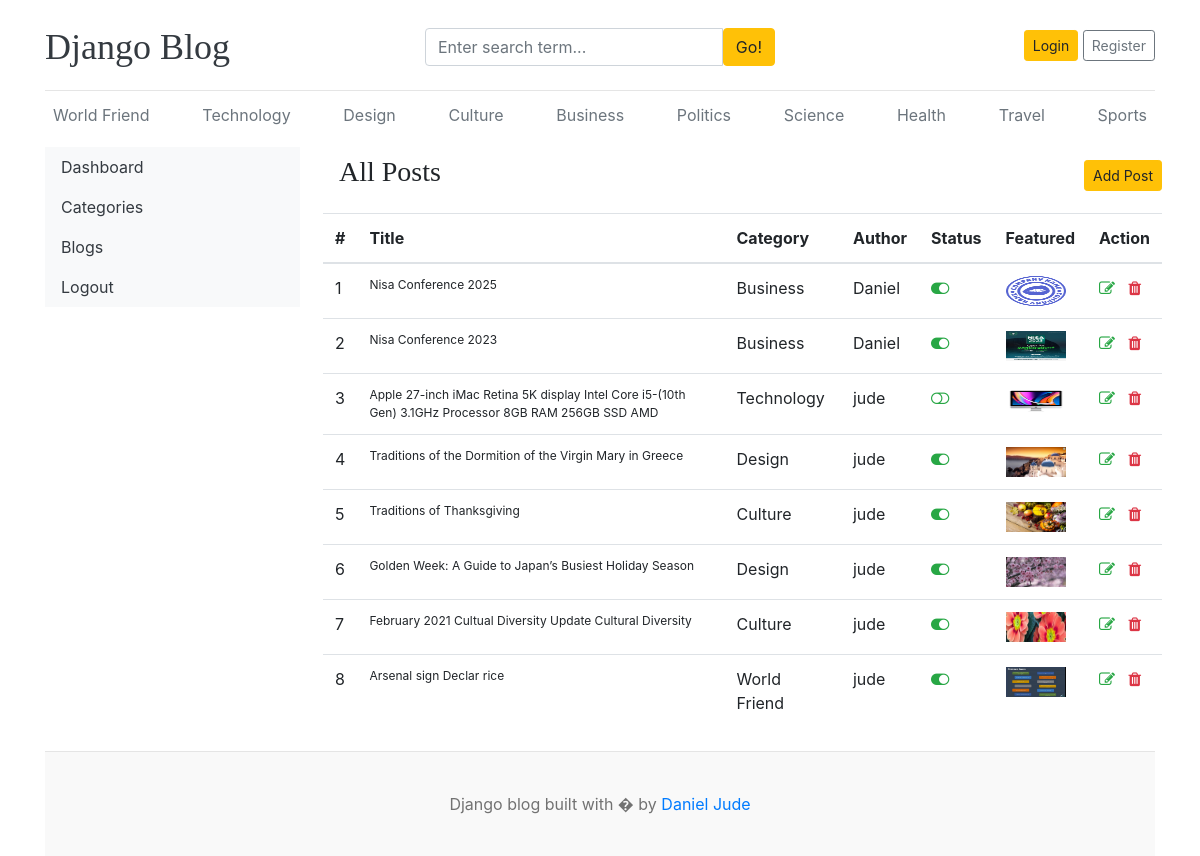
The app's page /dashboard/posts/ with its own data.
### blogs/models.py (models this page shows, shortened)
class Category(models.Model):
    category_name = models.CharField(max_length=100, unique=True)
    created_at = models.DateTimeField(auto_now_add=True)
    updated_at = models.DateTimeField(auto_now=True)
    def __str__(self):
        return self.category_name
    class Meta:
        verbose_name_plural = "categories"

class Blog(models.Model):
    title =models.CharField(max_length=100)
    slug = models.SlugField(max_length=150, unique=True, blank=True)
    category = models.ForeignKey(Category, on_delete=models.CASCADE)
    author  = models.ForeignKey(User, on_delete=models.CASCADE)
    featured_image = models.ImageField(upload_to="uploads/%Y/%m/%d")
    short_description = models.TextField(max_length=500)
    blog_body = models.TextField(max_length=2000)
    status = models.IntegerField(choices=STATUS_CHOICES, default=0)
    is_featured = models.BooleanField(default=False)
    created_at = models.DateTimeField(auto_now_add=True)
    updated_at = models.DateTimeField(auto_now=True)

### dashboard/views.py (the view)
# urls.py: path("posts/", views.posts, name='posts'),
def posts(request):
    posts = Blog.objects.all().order_by('-created_at')
    return render(request, 'dashboard/posts.html', {'posts': posts})

### blogs/context_processors.py (called while the page is built)
def get_categories(request):
    categories = Category.objects.all()
    return dict(categories=categories)

def get_social_links(request):
    links = SocialLink.objects.all()
    return dict(links=links)

### templates/dashboard/posts.html (shortened to what this page needs)
{% extends 'base.html' %} {% block content %}
<div class="row">
  {% include 'dashboard/sidebar.html' %}
  <div class="col-md-9">
    <div class="row d-flex justify-content-between align-items-center p-2 pl-4">
      <h3>All Posts</h3>
      <a class="btn btn-warning btn-sm" href="{% url 'add_post' %}"
        >Add Post</a
      >
    </div>
    <div class="row p-2">
      <table class="table">
        <thead>
          <tr>
            <th>#</th>
            <th scope="col" >Title</th>
            <th scope="col">Category</th>
            <th scope="col">Author</th>
            <th scope="col">Status</th>
            <th scope="col">Featured</th>
            <th scope="col">Action</th>
          </tr>
          {% for post in posts %}
          <tr>
            <td>{{forloop.counter}}</td>
            <td scope="col" style="font-size:12px">{{post.title}}</td>
            <td scope="col">{{post.category}}</td>
            <td scope="col">{{post.author}}</td>
            <td scope="col">
            {% if post.status == 0 %}
            <i class="fa fa-toggle-off text-success"></i>
            {% else %}
            <i class="fa fa-toggle-on text-success"></i>
            {% endif %}
              </td>
            <td scope="col"><img src="{{post.featured_image.url}}" alt="{{post.title}}" width="60" height="30"></td>
            <td>
              <a href="{% url 'edit_post' post.id %}"><i class="fa fa-edit text-success"></i></a>
              <a href="{% url 'delete_post' post.id %}"><i class="fa fa-trash text-danger"></i></a>
            </td>
          </tr>
          {% endfor %}
        </thead>
      </table>
    </div>
  </div>
</div>
{% endblock content %}

### templates/base.html (shortened to what this page needs)
{% load static %}
<!DOCTYPE html>
<html lang="en">
  <head>
    <link
      href="https://getbootstrap.com/docs/4.0/dist/css/bootstrap.min.css"
      rel="stylesheet"
    />
    <link href="{% static 'css/blog.css' %}" rel="stylesheet" />
    <link rel="stylesheet" href="https://cdnjs.cloudflare.com/ajax/libs/font-awesome/4.7.0/css/font-awesome.min.css">
  </head>
  <body>
    <div class="container">
      <header class="blog-header py-3">
        <div class="row flex-nowrap justify-content-between align-items-center">
          <div class="col-4 pt-1">
            <a class="blog-header-logo text-dark" href="/">Django Blog</a>
          </div>
          <div class="col-4 pt-1">
            <form action="{% url 'search' %}" method="GET">
            <div class="input-group">
                <input
                class="form-control"
                type="text"
                placeholder="Enter search term..."
                aria-label="Enter search term..."
                aria-describedby="button-search"
                name = "search"
              />
              <button type="submit" class="btn btn-warning" id="button-search" >
                Go!
              </button>
            </div>
          </form>
          </div>
         {% if not  user.is_authenticated %}
         <div class="col-4 d-flex justify-content-end align-items-center">
          <a class="btn btn-sm btn-warning" href="{% url 'login' %}">Login</a> &nbsp;
          <a class="btn btn-sm btn-outline-secondary" href="{% url 'register' %}">Register</a>
        </div>
         {% else %}
          <span>You are logged in as {{user}} &nbsp; <a  href = "{% url 'dashboard' %}" class = "btn btn-warning btn-sm">Dashboard</a></span>&nbsp; <a href="{% url 'logout' %}">Logout</a>
         {% endif %}
        </div>
      </header>
      <div class="nav-scroller py-1 mb-2">
       <nav class="nav d-flex justify-content-between">
        {% for category in categories  %}
        <a class="p-2 text-muted" href="{% url 'post_by_category' category.id %}">{{category.category_name}}</a>
        {% endfor %}
       </nav>
     </div>
      {% block content %}
      {% endblock %}
      <footer class="blog-footer">
        <p>Django blog built with � by <a href="#">Daniel Jude</a></p>
      </footer>
    </body>
</html>

### blog_main/static/css/blog.css (style rules this page uses)
.blog-header { border-bottom: 1px solid #e5e5e5; }
.blog-header-logo { font-family: "Playfair Display", Georgia, "Times New Roman", serif ; font-size: 2.25rem; }
h1, h2, h3, h4, h5, h6 { font-family: "Playfair Display", Georgia, "Times New Roman", serif ; }
.blog-footer { padding: 2.5rem 0; color: #727272; text-align: center; background-color: #f9f9f9; border-top: 0.05rem solid #e5e5e5; }
.blog-footer p:last-child { margin-bottom: 0; }

### records on screen
Category: category_name "World Friend"
Category: category_name "Technology"
Category: category_name "Design"
Category: category_name "Culture"
Category: category_name "Business"
Category: category_name "Politics"
Category: category_name "Science"
Category: category_name "Health"
Category: category_name "Travel"
Category: category_name "Sports"
Blog: title "Nisa Conference 2025", category "Business", author "Daniel", status 1 (drawn), featured_image (picture)
Blog: title "Nisa Conference 2023", category "Business", author "Daniel", status 1 (drawn), featured_image (picture)
Blog: title "Apple 27-inch iMac Retina 5K display Intel Core i5-(10th Gen) 3.1GHz Processor 8GB RAM 256GB SSD AMD", category "Technology", author "jude", status 0 (drawn), featured_image (picture)
Blog: title "Traditions of the Dormition of the Virgin Mary in Greece", category "Design", author "jude", status 1 (drawn), featured_image (picture)
Blog: title "Traditions of Thanksgiving", category "Culture", author "jude", status 1 (drawn), featured_image (picture)
Blog: title "Golden Week: A Guide to Japan’s Busiest Holiday Season", category "Design", author "jude", status 1 (drawn), featured_image (picture)
Blog: title "February 2021 Cultual Diversity Update Cultural Diversity", category "Culture", author "jude", status 1 (drawn), featured_image (picture)
Blog: title "Arsenal sign Declar rice", category "World Friend", author "jude", status 1 (drawn), featured_image (picture)
